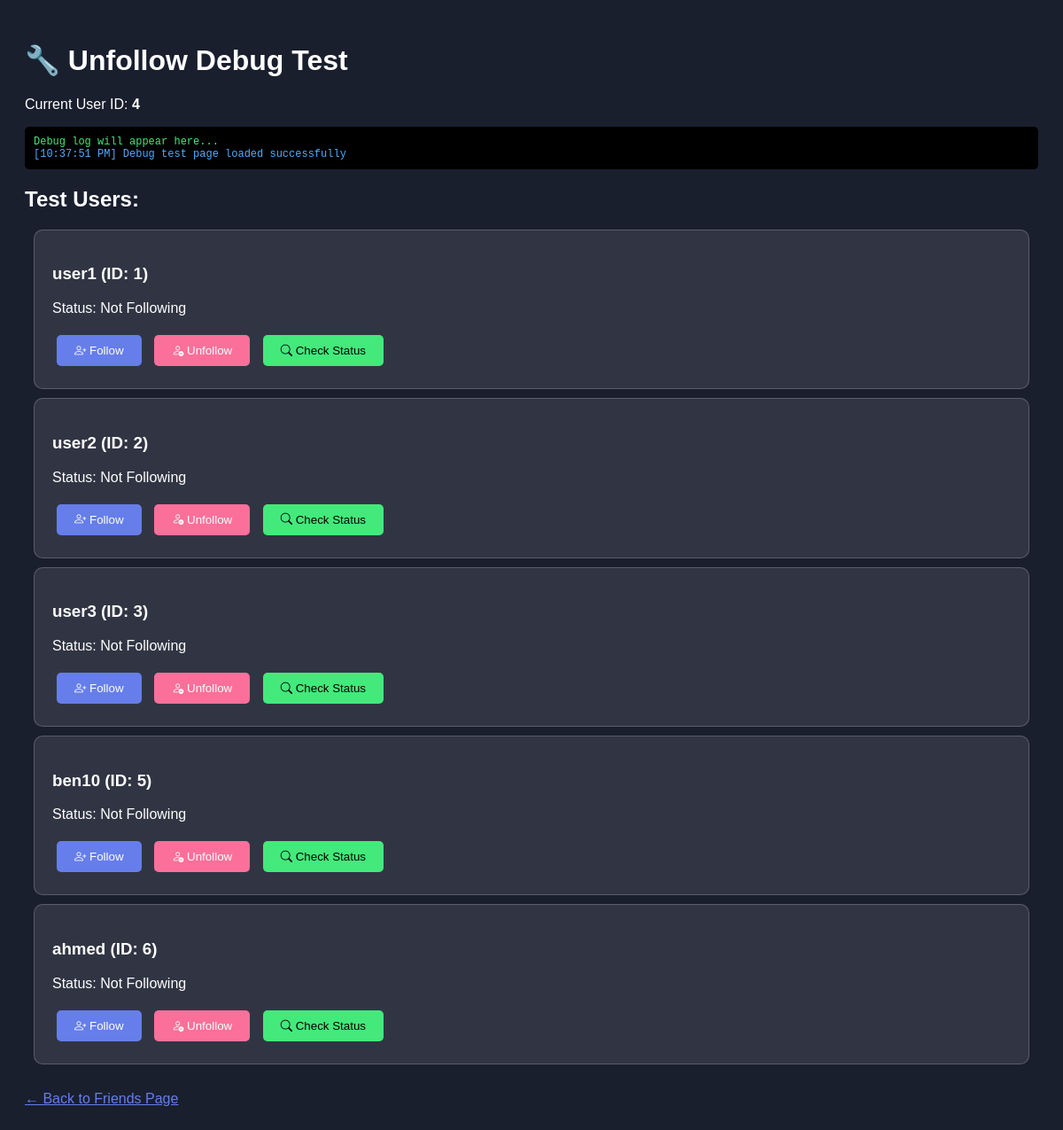
Page /test_unfollow_debug.php (signed in) on the committed database.
### tables this page shows
CREATE TABLE `users` (
  `id` int(11) NOT NULL AUTO_INCREMENT,
  `username` varchar(50) NOT NULL,
  `email` varchar(255) NOT NULL,
  `password` varchar(255) NOT NULL,
  `profile_picture` varchar(255) DEFAULT NULL,
  `bio` text DEFAULT NULL,
  `created_at` timestamp NOT NULL DEFAULT current_timestamp(),
  `updated_at` timestamp NOT NULL DEFAULT current_timestamp() ON UPDATE current_timestamp(),
  `last_active` timestamp NOT NULL DEFAULT current_timestamp() ON UPDATE current_timestamp(),
  `last_message_time` datetime DEFAULT NULL,
  `first_name` varchar(50) DEFAULT '',
  `last_name` varchar(50) DEFAULT '',
  `avatar_url` varchar(255) DEFAULT '/WEP/assets/images/default-avatar.png',
  `last_activity` timestamp NOT NULL DEFAULT current_timestamp() ON UPDATE current_timestamp(),
  `location` varchar(255) DEFAULT NULL,
  `website` varchar(255) DEFAULT NULL,
  `phone` varchar(20) DEFAULT NULL,
  `is_verified` tinyint(1) DEFAULT 0,
  `is_private` tinyint(1) DEFAULT 0,
  PRIMARY KEY (`id`),
  UNIQUE KEY `username` (`username`),
  UNIQUE KEY `email` (`email`)
);

### test_unfollow_debug.php (the view, shortened to what this page needs)
<?php
require_once 'config.php';
$current_user_id = $_SESSION['user_id'];
try {
    $pdo = new PDO($dsn, $db_user, $db_pass, $pdo_options);
    $stmt = $pdo->prepare("
        SELECT u.*,
               CASE WHEN f.follower_id IS NOT NULL THEN 1 ELSE 0 END as i_follow
        FROM users u
        LEFT JOIN followers f ON u.id = f.followed_id AND f.follower_id = ?
        WHERE u.id != ?
        LIMIT 5
    ");
    $stmt->execute([$current_user_id, $current_user_id]);
    $test_users = $stmt->fetchAll(PDO::FETCH_ASSOC);
} catch (Exception $e) {
    echo "Database error: " . $e->getMessage();
    exit;
}
?>
<!DOCTYPE html>
<html lang="en">
<head>
    <link href="https://cdn.jsdelivr.net/npm/bootstrap-icons@1.11.3/font/bootstrap-icons.min.css" rel="stylesheet">
</head>
<body>
    <h1>🔧 Unfollow Debug Test</h1>
    <p>Current User ID: <strong><?php echo $current_user_id; ?></strong></p>
    <div id="log" class="log">
        <div class="info">Debug log will appear here...</div>
    </div>
    <h2>Test Users:</h2>
    <?php foreach ($test_users as $user): ?>
        <div class="test-card">
            <h3><?php echo htmlspecialchars($user['username']); ?> (ID: <?php echo $user['id']; ?>)</h3>
            <p>Status: <?php echo $user['i_follow'] ? 'Following' : 'Not Following'; ?></p>
            <button class="test-button btn-follow" onclick="testFollow(<?php echo $user['id']; ?>, this)">
                <i class="bi bi-person-plus"></i> Follow
            </button>
            <button class="test-button btn-unfollow" onclick="testUnfollow(<?php echo $user['id']; ?>, this)">
                <i class="bi bi-person-dash"></i> Unfollow
            </button>
            <button class="test-button" onclick="checkStatus(<?php echo $user['id']; ?>)" style="background: #43e97b;">
                <i class="bi bi-search"></i> Check Status
            </button>
        </div>
    <?php endforeach; ?>
    <div style="margin-top: 30px;">
        <a href="friends.php" style="color: #667eea;">← Back to Friends Page</a>
    </div>
</body>
</html>

### test_unfollow_debug.php (style rules this page uses)
body { font-family: Arial, sans-serif; padding: 20px; background: #1a1f2e; color: white; }
.test-card { background: rgba(255,255,255,0.1); padding: 20px; margin: 10px; border-radius: 10px; border: 1px solid rgba(255,255,255,0.2); }
.test-button { padding: 10px 20px; margin: 5px; border: none; border-radius: 5px; cursor: pointer; transition: all 0.3s ease; }
.btn-follow { background: #667eea; color: white; }
.btn-unfollow { background: #fa709a; color: white; }
.log { background: #000; padding: 10px; margin: 10px 0; border-radius: 5px; font-family: monospace; font-size: 12px; max-height: 200px; overflow-y: auto; }
.info { color: #43e97b; }

### rows in the picture
users: username "user1", id "1"
users: username "user2", id "2"
users: username "user3", id "3"
users: username "ben10", id "5"
users: username "ahmed", id "6"

### other values in the picture
$current_user_id "4"
